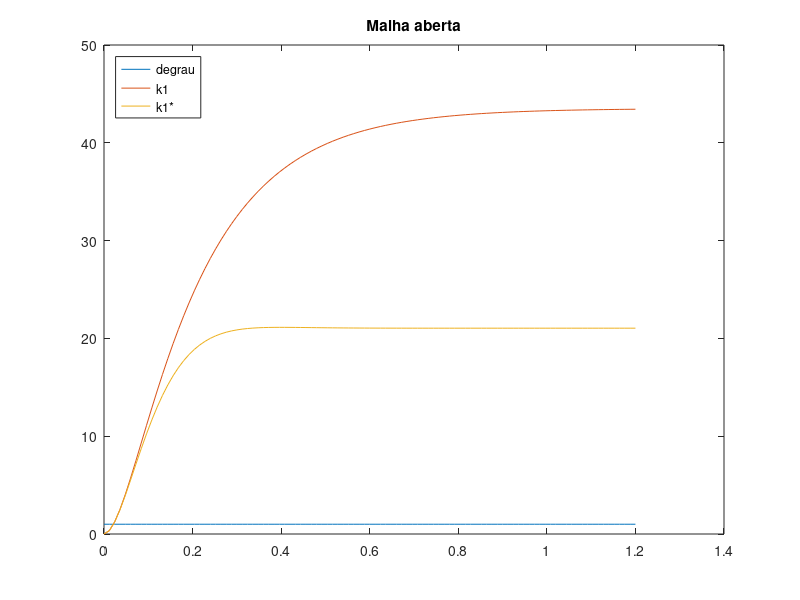
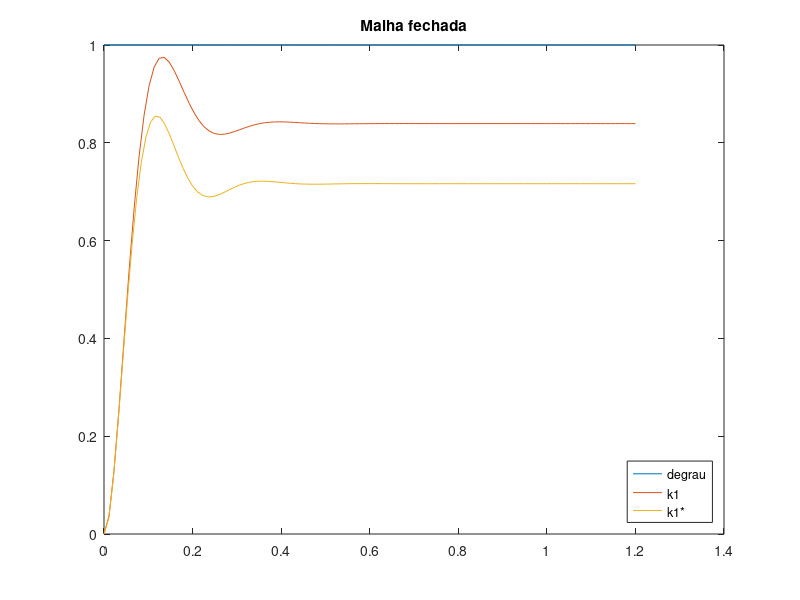

Reproduce these figures in MATLAB, in order.

% QUESTAO 3
% ITEM a

% parametros iniciais
s = tf('s');

mc1 = 0.778;
mw1 = 4*0.500;
m1 = mc1 + mw1;

c1 = 2.94;
kv = 0.005;
khw = 14732;

k1 = 338.6;
deltak1 = 361.4;

% Gps eh a funcao de transferencia da "planta compensada" para o problema servo
% GpsDelta eh Gps*, a funcao de transferencia para o valor perturbado
Gps = khw / (m1*s^2 + (c1+khw*kv)*s + k1);
GpsDelta = khw / (m1*s^2 + (c1+khw*kv)*s + (k1 + deltak1));

display(tf(Gps));
display(tf(GpsDelta));

% ganhos de baixa frequencia
Gps0 = dcgain(Gps);
Gps0Delta = dcgain(GpsDelta);

display(Gps0);
display(Gps0Delta);

% ITEM b
Gpr = 1 / (m1*s^2 + (c1+khw*kv)*s + k1);
GprDelta = 1 / (m1*s^2 + (c1+khw*kv)*s + (k1 + deltak1));

display(tf(Gpr));
display(tf(GprDelta));

Gpr0 = dcgain(Gpr);
Gpr0Delta = dcgain(GprDelta);

display(Gpr0);
display(Gpr0Delta);

% ITEM c
display(Gps0Delta - Gps0);
display(Gpr0Delta - Gpr0);

% ITEM d
Gpf = 1;
kp = 0.12;

Ga = Gpf * Gps;
GaDelta = Gpf * GpsDelta;

Gf = Gpf * feedback(Gps * kp, 1);
GfDelta = Gpf * feedback(GpsDelta * kp, 1);

display(tf(Ga));
display(tf(GaDelta));
display(tf(Gf));
display(tf(GfDelta));

% ITEM e
Ea = (1 - Ga);
EaDelta = (1 - GaDelta);
Ef = (1 - Gf);
EfDelta = (1 - GfDelta);

eRegA = dcgain(Ea);
eRegADelta = dcgain(EaDelta);
eRegF = dcgain(Ef);
eRegFDelta = dcgain(EfDelta);

display(eRegA);
display(eRegADelta);
display(eRegF);
display(eRegFDelta);

% ITEM f
[stepGa, tA] = step(Ga, 1.2);
[stepGaDelta, tADelta] = step(GaDelta, 1.2);
[stepGf, tF] = step(Gf, 1.2);
[stepGfDelta, tFDelta] = step(GfDelta, 1.2);

degrauA = ones(length(stepGa), 1);
degrauF = ones(length(stepGf), 1);

figure, plot(tA, degrauA, tA, stepGa, tADelta, stepGaDelta);
title('Malha aberta');
legend('degrau', 'k1', 'k1*', 'Location', 'northwest');

figure, plot(tF, degrauF, tF, stepGf, tFDelta, stepGfDelta);
title('Malha fechada');
legend('degrau', 'k1', 'k1*', 'Location', 'southeast');

% QUESTAO 4
kpfA = 1 / Gps0;
GaZeroErr = kpfA * Gps;
EaZeroErr = (1 - GaZeroErr);
eRegAZeroErr = dcgain(EaZeroErr);

display(eRegAZeroErr);

% QUESTAO 5
kpfF = (1 + kp * Gps0) / (kp * Gps0);
GfZeroErr = kpfF * feedback(Gps * kp, 1);
EfZeroErr = (1 - GfZeroErr);
eRegFZeroErr = dcgain(EfZeroErr);

display(eRegFZeroErr);
